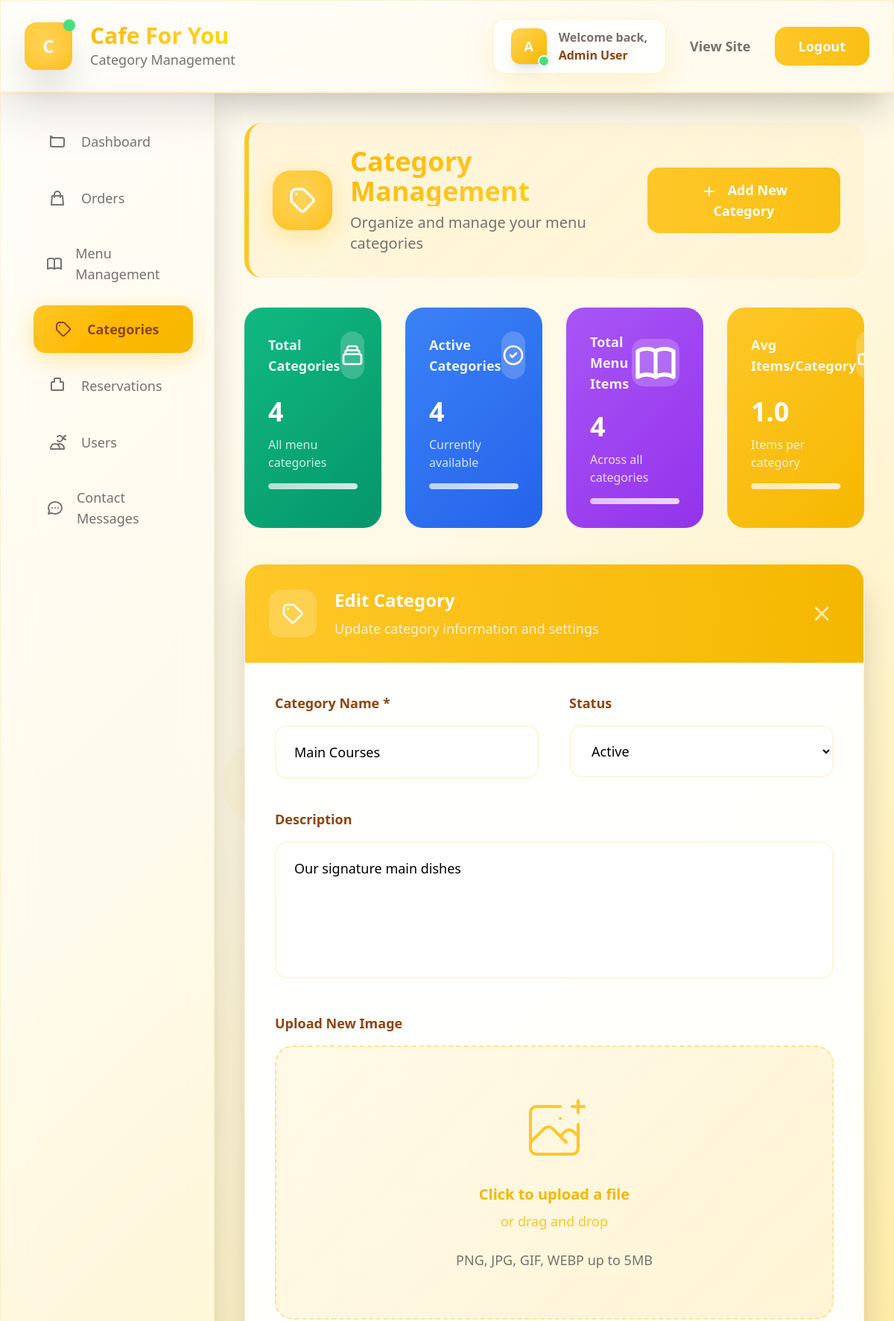
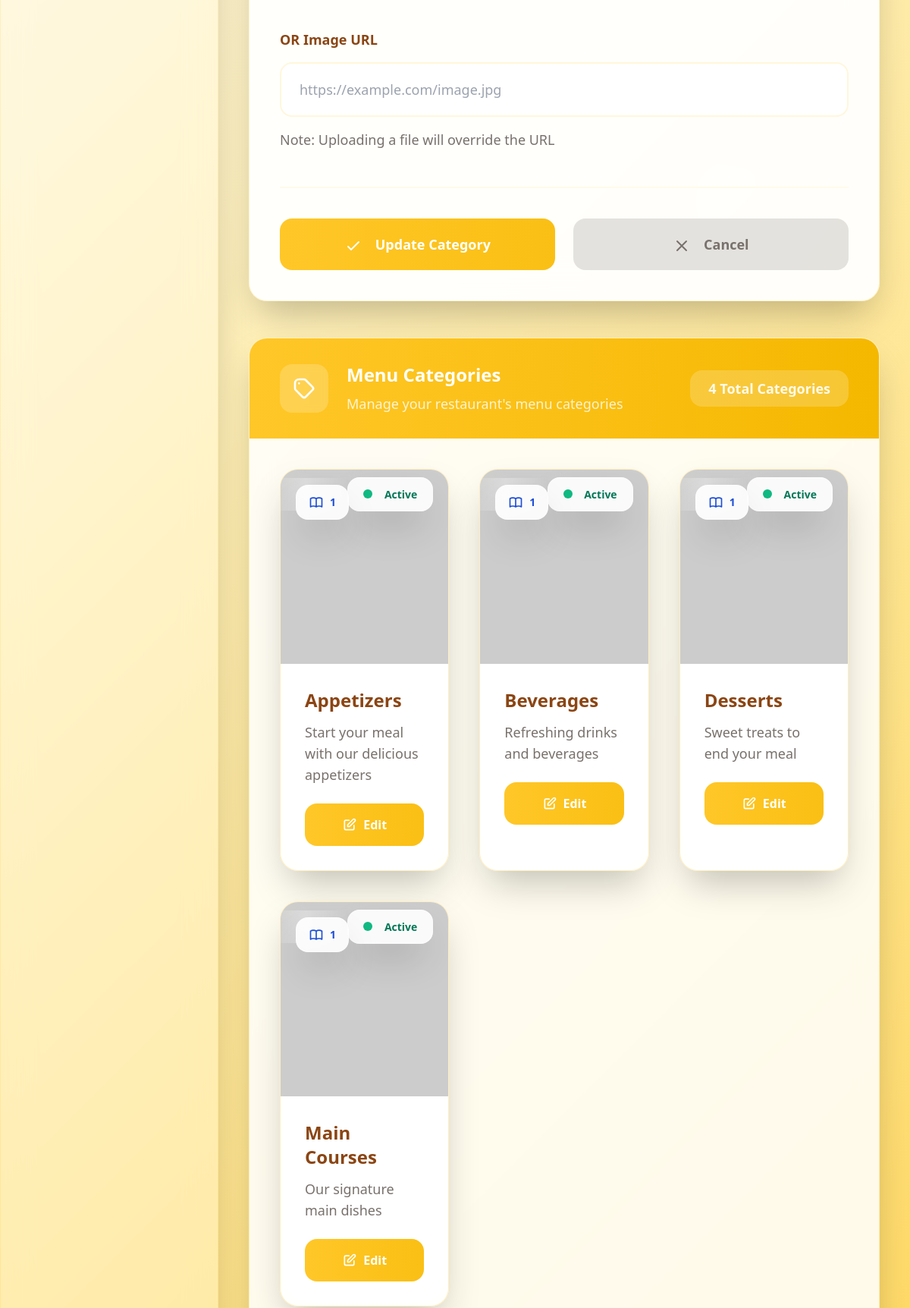
The app's page /admin/categories.php?edit=2 (signed in, upper part) with its own data (2 pictures, top to bottom).
### tables this page shows
CREATE TABLE categories (
    id INT AUTO_INCREMENT PRIMARY KEY,
    name VARCHAR(100) NOT NULL,
    description TEXT,
    image VARCHAR(255),
    status ENUM('active', 'inactive') DEFAULT 'active',
    created_at TIMESTAMP DEFAULT CURRENT_TIMESTAMP
);

### admin/categories.php (the view, shortened to what the rows shown need)
<?php
$database = new Database();
$db = $database->getConnection();
$categories_query = "SELECT c.*, COUNT(mi.id) as item_count
                    FROM categories c
                    LEFT JOIN menu_items mi ON c.id = mi.category_id
                    GROUP BY c.id
                    ORDER BY c.name";
$categories_stmt = $db->prepare($categories_query);
$categories_stmt->execute();
$categories = $categories_stmt->fetchAll(PDO::FETCH_ASSOC);
$stats = [];
$stats['total_categories'] = count($categories);
$stats['active_categories'] = count(array_filter($categories, fn($cat) => $cat['status'] === 'active'));
$stats['inactive_categories'] = $stats['total_categories'] - $stats['active_categories'];
$stats['total_items'] = array_sum(array_column($categories, 'item_count'));
$stats['avg_items_per_category'] = $stats['total_categories'] > 0 ? $stats['total_items'] / $stats['total_categories'] : 0;
$edit_category = null;
if (isset($_GET['edit'])) {
    $edit_id = (int)$_GET['edit'];
    $edit_query = "SELECT * FROM categories WHERE id = ?";
    $edit_stmt = $db->prepare($edit_query);
    $edit_stmt->execute([$edit_id]);
    $edit_category = $edit_stmt->fetch(PDO::FETCH_ASSOC);
}
?>
<!DOCTYPE html>
<html lang="en">
<head>
    <script src="https://cdn.tailwindcss.com"></script>
</head>
<body class="font-sans">
    <nav class="glass-morphism shadow-2xl border-b-2 border-golden-400/30 relative z-10">
        <div class="max-w-7xl mx-auto px-8">
            <div class="flex justify-between items-center py-6">
                <div class="flex items-center space-x-6">
                    <div class="animate-slide-up">
                        <h1 class="text-3xl font-black golden-text">Cafe For You</h1>
                    </div>
                </div>
            </div>
        </div>
    </nav>
    <div class="flex min-h-screen relative z-10">
        <main class="flex-1 overflow-hidden">
            <div class="p-10">
                <div class="section-header rounded-3xl p-8 mb-10 animate-fade-in">
                    <div class="flex items-center justify-between">
                        <div class="flex items-center">
                            <div class="animate-slide-up">
                                <h1 class="text-4xl font-black golden-text mb-2">Category Management</h1>
                            </div>
                        </div>
                    </div>
                </div>
                <div class="grid grid-cols-1 md:grid-cols-2 lg:grid-cols-4 gap-8 mb-12 animate-slide-up">
                    <div class="gradient-card from-emerald-500 to-emerald-600 rounded-3xl p-8 text-white hover-lift">
                        <div class="flex items-center justify-between mb-6">
                            <h3 class="text-white/90 text-lg font-bold">Total Categories</h3>
                            <div class="w-16 h-16 bg-white/20 rounded-2xl flex items-center justify-center backdrop-blur-sm">
                            </div>
                        </div>
                        <div class="text-4xl font-black mb-3"><?= $stats['total_categories'] ?></div>
                        <div class="text-white/80 text-base font-medium">All menu categories</div>
                        <div class="mt-4 h-2 bg-white/20 rounded-full overflow-hidden">
                            <div class="h-full bg-white/60 rounded-full shimmer-bg"></div>
                        </div>
                    </div>
                    <div class="gradient-card from-blue-500 to-blue-600 rounded-3xl p-8 text-white hover-lift">
                        <div class="flex items-center justify-between mb-6">
                            <h3 class="text-white/90 text-lg font-bold">Active Categories</h3>
                            <div class="w-16 h-16 bg-white/20 rounded-2xl flex items-center justify-center backdrop-blur-sm">
                            </div>
                        </div>
                        <div class="text-4xl font-black mb-3"><?= $stats['active_categories'] ?></div>
                        <div class="text-white/80 text-base font-medium">Currently available</div>
                        <div class="mt-4 h-2 bg-white/20 rounded-full overflow-hidden">
                            <div class="h-full bg-white/60 rounded-full shimmer-bg"></div>
                        </div>
                    </div>
                    <div class="gradient-card from-purple-500 to-purple-600 rounded-3xl p-8 text-white hover-lift">
                        <div class="flex items-center justify-between mb-6">
                            <h3 class="text-white/90 text-lg font-bold">Total Menu Items</h3>
                            <div class="w-16 h-16 bg-white/20 rounded-2xl flex items-center justify-center backdrop-blur-sm">
                            </div>
                        </div>
                        <div class="text-4xl font-black mb-3"><?= $stats['total_items'] ?></div>
                        <div class="text-white/80 text-base font-medium">Across all categories</div>
                        <div class="mt-4 h-2 bg-white/20 rounded-full overflow-hidden">
                            <div class="h-full bg-white/60 rounded-full shimmer-bg"></div>
                        </div>
                    </div>
                </div>
                <div id="categoryForm" class="<?= $edit_category ? '' : 'hidden' ?> mb-12">
                    <div class="form-card rounded-3xl shadow-2xl overflow-hidden">
                        <form method="POST" enctype="multipart/form-data" class="p-10">
                            <div class="grid md:grid-cols-2 gap-10 mb-10">
                                <div>
                                    <label class="block text-lg font-bold text-cafe-brown mb-4">Category Name *</label>
                                    <input type="text" name="name" required
                                           value="<?= htmlspecialchars($edit_category['name'] ?? '') ?>"
                                           class="w-full px-6 py-5 border-2 border-golden-200/50 rounded-2xl focus:outline-none focus:ring-4 focus:ring-golden-400/20 focus:border-golden-400 bg-white/80 backdrop-blur-sm transition-all duration-300 text-lg font-medium"
                                           placeholder="Enter category name">
                                </div>
                                <?php if ($edit_category): ?>
                                <div>
                                    <label class="block text-lg font-bold text-cafe-brown mb-4">Status</label>
                                    <select name="status"
                                            class="w-full px-6 py-5 border-2 border-golden-200/50 rounded-2xl focus:outline-none focus:ring-4 focus:ring-golden-400/20 focus:border-golden-400 bg-white/80 backdrop-blur-sm transition-all duration-300 text-lg font-medium">
                                        <option value="active" <?= ($edit_category['status'] === 'active') ? 'selected' : '' ?>>Active</option>
                                    </select>
                                </div>
                                <?php endif; ?>
                            </div>
                            <div class="mb-10">
                                <label class="block text-lg font-bold text-cafe-brown mb-4">Description</label>
                                <textarea name="description" rows="5"
                                          class="w-full px-6 py-5 border-2 border-golden-200/50 rounded-2xl focus:outline-none focus:ring-4 focus:ring-golden-400/20 focus:border-golden-400 bg-white/80 backdrop-blur-sm transition-all duration-300 text-lg font-medium resize-none"
                                          placeholder="Describe this category..."><?= htmlspecialchars($edit_category['description'] ?? '') ?></textarea>
                            </div>
                            <div class="mb-12">
                                <label class="block text-lg font-bold text-cafe-brown mb-4">OR Image URL</label>
                                <input type="url" name="image_url"
                                       value="<?= htmlspecialchars($edit_category['image'] ?? '') ?>"
                                       class="w-full px-6 py-5 border-2 border-golden-200/50 rounded-2xl focus:outline-none focus:ring-4 focus:ring-golden-400/20 focus:border-golden-400 bg-white/80 backdrop-blur-sm transition-all duration-300 text-lg font-medium"
                                       placeholder="https://example.com/image.jpg">
                                <p class="mt-4 text-lg text-warm-gray font-medium">Note: Uploading a file will override the URL</p>
                            </div>
                        </form>
                    </div>
                </div>
                <div class="glass-card rounded-3xl shadow-2xl overflow-hidden">
                    <div class="p-10">
                        <?php if (empty($categories)): ?>
                        <div class="text-center py-24">
                            <div class="w-40 h-40 mx-auto mb-10 bg-golden-200/20 rounded-full flex items-center justify-center">
                                <svg class="w-20 h-20 text-golden-400/50" fill="none" stroke="currentColor" viewBox="0 0 24 24">
                                    <path stroke-linecap="round" stroke-linejoin="round" stroke-width="2" d="M19 11H5m14 0a2 2 0 012 2v6a2 2 0 01-2 2H5a2 2 0 01-2-2v-6a2 2 0 012-2m14 0V9a2 2 0 00-2-2M5 11V9a2 2 0 012-2m0 0V5a2 2 0 012-2h6a2 2 0 012 2v2M7 7h10"></path>
                                </svg>
                            </div>
                            <h3 class="text-2xl font-black text-cafe-brown mb-4">No Categories Yet</h3>
                            <p class="text-warm-gray mb-8 text-xl font-medium">Start organizing your menu by creating your first category.</p>
                            <button onclick="showAddForm()" class="bg-gradient-to-r from-golden-500 to-golden-600 text-white px-10 py-4 rounded-2xl font-black text-lg hover:shadow-2xl transition-all duration-300 transform hover:scale-105 shimmer-bg">
                                Create First Category
                            </button>
                        </div>
                        <?php else: ?>
                        <div class="grid md:grid-cols-2 lg:grid-cols-3 gap-10">
                            <?php foreach ($categories as $category): ?>
                                <div class="category-card rounded-3xl shadow-2xl overflow-hidden border hover-lift">
                                    <?php
                                    $imageSrc = $category['image'] ? '../' . $category['image'] : 'https://via.placeholder.com/400x280/FFC728/FFFFFF?text=No+Image';
                                    ?>
                                    <div class="relative">
                                        <img src="<?= $imageSrc ?>"
                                             alt="<?= htmlspecialchars($category['name']) ?>"
                                             class="w-full h-64 object-cover"
                                             onerror="this.src='https://via.placeholder.com/400x280/FFC728/FFFFFF?text=No+Image'">
                                        <div class="absolute top-5 right-5">
                                            <span class="status-badge px-5 py-3 text-sm font-black rounded-2xl shadow-2xl
                                                <?= $category['status'] === 'active' ? 'text-emerald-700' : 'text-red-700' ?>">
                                                <span class="inline-block w-3 h-3 rounded-full mr-3 <?= $category['status'] === 'active' ? 'bg-emerald-500' : 'bg-red-500' ?>"></span>
                                                <?= $category['status'] === 'active' ? 'Active' : 'Inactive' ?>
                                            </span>
                                        </div>
                                        <div class="absolute top-5 left-5">
                                            <div class="status-badge px-4 py-3 rounded-2xl shadow-2xl">
                                                <div class="flex items-center text-blue-700">
                                                    <span class="text-sm font-black"><?= $category['item_count'] ?></span>
                                                </div>
                                            </div>
                                        </div>
                                    </div>
                                    <div class="p-8">
                                        <div class="mb-6">
                                            <h3 class="text-2xl font-black text-cafe-brown mb-3"><?= htmlspecialchars($category['name']) ?></h3>
                                            <?php if ($category['description']): ?>
                                            <p class="text-warm-gray text-lg line-clamp-3 font-medium"><?= htmlspecialchars($category['description']) ?></p>
                                            <?php endif; ?>
                                        </div>
                                        <div class="flex">
                                            <a href="categories.php?edit=<?= $category['id'] ?>"
                                               class="w-full bg-gradient-to-r from-golden-500 to-golden-600 text-white px-6 py-4 rounded-2xl font-black hover:shadow-2xl transition-all duration-300 text-center inline-flex items-center justify-center transform hover:scale-105 shimmer-bg">
                                                <svg class="w-5 h-5 mr-2" fill="none" stroke="currentColor" viewBox="0 0 24 24">
                                                    <path stroke-linecap="round" stroke-linejoin="round" stroke-width="2" d="M11 5H6a2 2 0 00-2 2v11a2 2 0 002 2h11a2 2 0 002-2v-5m-1.414-9.414a2 2 0 112.828 2.828L11.828 15H9v-2.828l8.586-8.586z"></path>
                                                </svg>
                                                Edit
                                            </a>
                                        </div>
                                    </div>
                                </div>
                            <?php endforeach; ?>
                        </div>
                        <?php endif; ?>
                    </div>
                </div>
            </div>
        </main>
    </div>

### records on screen
categories: id "4", status "Active", item_count "1", name "Beverages", description "Refreshing drinks and beverages"
categories: name "Main Courses", status "Active", description "Our signature main dishes", item_count "1"
categories: status "Active", item_count "1", name "Appetizers", description "Start your meal with our delicious appetizers"
categories: status "Active", item_count "1", name "Desserts", description "Sweet treats to end your meal"

### other values on screen
substr($_SESSION['full_name'], 0, 1) "A"
$_SESSION['full_name'] "Admin User"
$stats['avg_items_per_category'] "1.0"
count($categories) "4"
